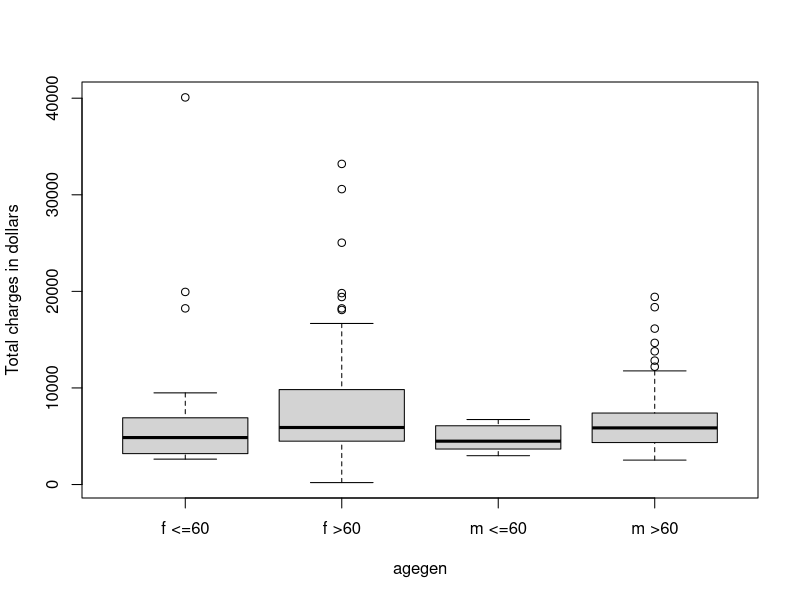
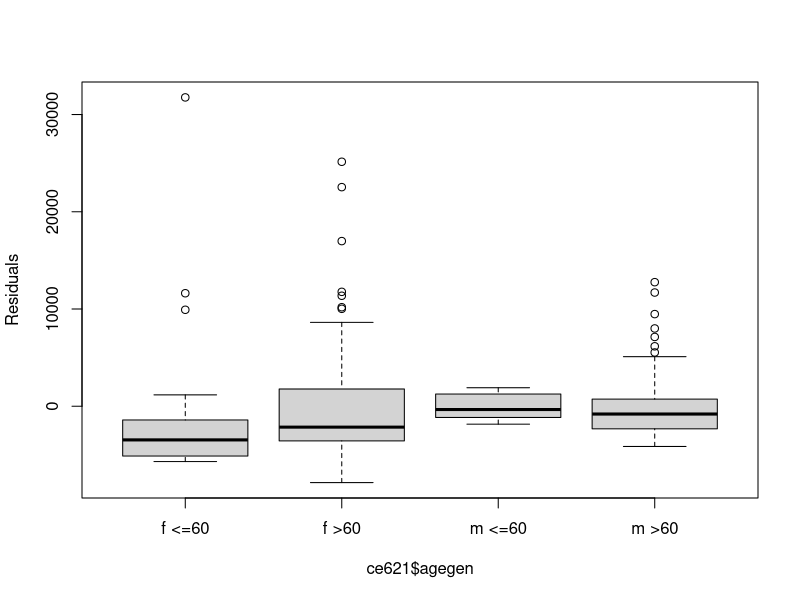
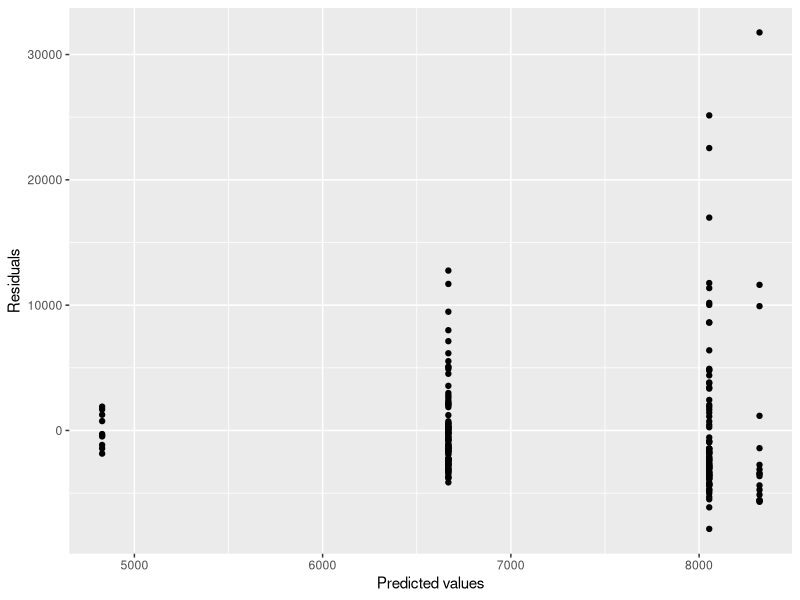
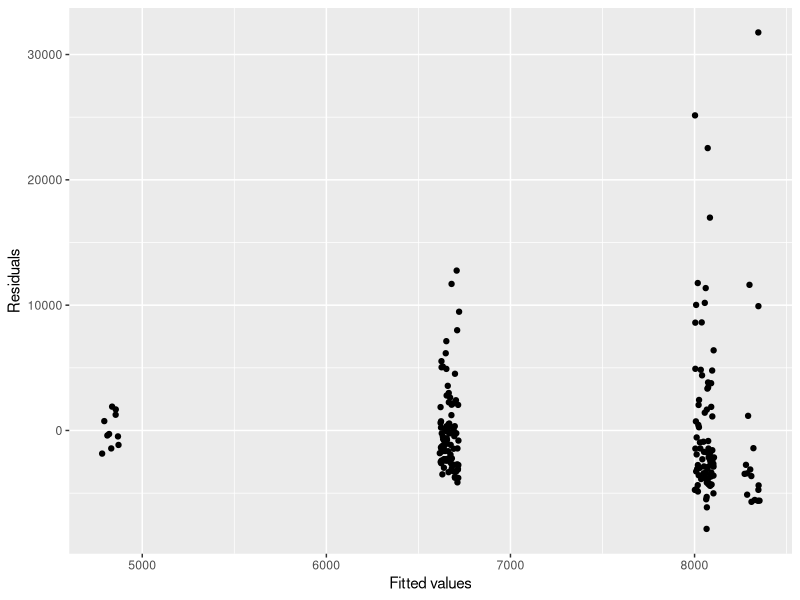
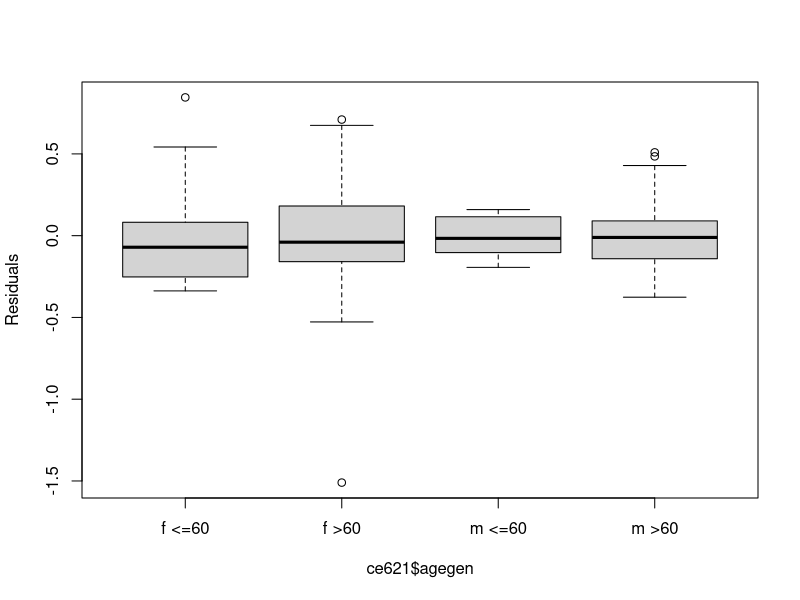

Source code (R) for these figures, in order:
#Pre
library(tidyverse) 

#Load dataset
ce621 <- read_csv("ce621.csv")

#1)Create a new variable, agegen, to indicate the four age-gender groups.
ce621 = ce621 %>%        # start with the original data, the create subgrups   
  mutate(agegen=case_when(sex=="Male" & age<=60 ~ "m <=60",                        
                          sex=="Female" & age<=60 ~ "f <=60",                        
                          sex=="Male" & age > 60 ~ "m >60",                          
                          sex=="Female" & age > 60 ~ "f >60"))

#2)Inspect the data using side-by-side box plots: 
boxplot(totchg ~ agegen, data=ce621, ylab="Total charges in dollars") 
ce621 %>%   
  group_by(agegen) %>%  
  summarize(obs=n(), mean=mean(totchg), median=median(totchg),  
            sd=sd(totchg), min=min(totchg), max=max(totchg))

#3)Now use the data to perform a linear regression of total charges on the age-gender groups to partition the total variability as displayed in the analysis of variance (ANOVA) table for regression.  The ratio of the regression sum of squares to the error sum of squares provides the Fratio which can be used to test the null hypothesis that the four population means are the same.

model1 = lm(totchg ~ as.factor(agegen), data=ce621) 
anova(model1) 
summary(model1)

#OR
#Estimate (intercept) is the intercept
#Estimate is the slope
#Standard Error

model2 = glm(totchg ~ as.factor(agegen), data=ce621,                                    
             family=gaussian(link="identity")) 
anova(model2) 
summary(model2)



###########################################
#Part B

#Make a boxplot of the residuals by group. Plot the residuals against group.
model1 = lm(totchg ~ as.factor(agegen), data=ce621) 
boxplot(model1$residuals ~ ce621$agegen, ylab="Residuals")

#Plot the residuals against the predicted values.
qplot(x=model1$fitted.values, y=model1$residuals, 
      xlab="Predicted values", ylab="Residuals")

#This graph can be improved by using the jitter option
qplot(x=jitter(model1$fitted.values), y=model1$residuals,  
      xlab="Fitted values", ylab="Residuals")

#One way to address this problem is by analyzing a transformation of the CE expenditure data, rather than the data on its original scale.  This works if you want to ask questions about whether there are differences between groups rather than estimating the size of the differences.  To accomplish this, generate a new variable which is the logarithm(log10)of CE expenditures.
ce621 = ce621 %>%       
  mutate(logtotchg=log10(totchg))
model1 = lm(logtotchg ~ as.factor(agegen), data=ce621) 
boxplot(model1$residuals ~ ce621$agegen, ylab="Residuals")

#####################################################################
#Part C

#Another way to proceed when the focus is the difference in the means themselves, not the means of a transformed value, is to use regression to estimate the means but to use bootstrapping to get more appropriate standard errors that do not depend on the normal and equal variance assumptions.  
library(boot) 

# function to obtain regression coefficients  
bs = function(formula, data, indices) {   
  d = data[indices,] # allows boot to select sample   
  fit = lm(formula, data=d) 
  return(coef(fit)) 
} 

# bootstrapping with 250 replications  
results = boot(data=ce621, statistic=bs, R=250,  formula=totchg~agegen) 

# view results 
results

#Here, we are drawing a random sample with replacement of the original CE cases, doing the regression of totchg on agegen and saving the coefficients. This process is repeated 250 times. The standard errors of the coefficients (group differences) are over the 250 replications as discussed in class.


# get 95% confidence intervals from the bootstrap 
boot.ci(results, type="norm", index=1) # intercept (f <=60) 
boot.ci(results, type="norm", index=2) # f >60 
boot.ci(results, type="norm", index=3) # m <=60 
boot.ci(results, type="norm", index=4) # m >60 

# get 95% confidence intervals from the regression model 
confint(model1)


















